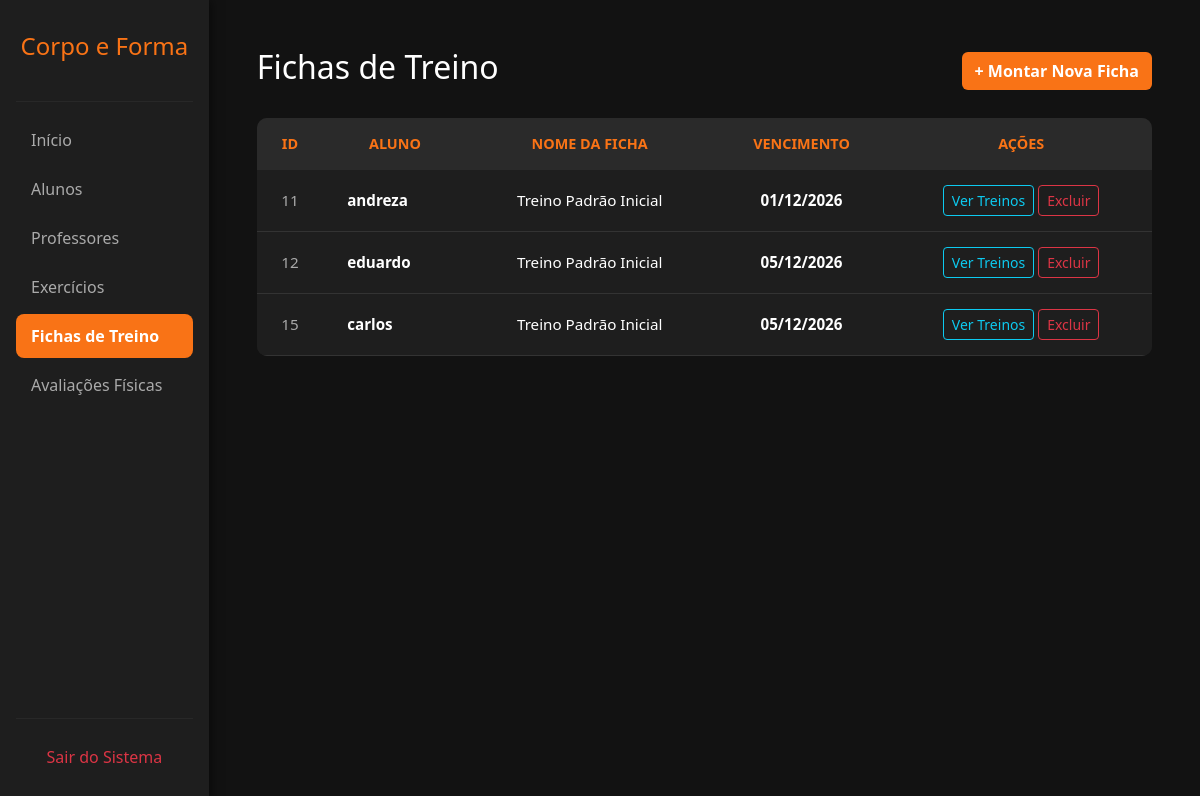
Page /fichas.php (signed in) on the committed database.
### tables this page shows
CREATE TABLE `fichas` (
  `id` int(11) NOT NULL,
  `aluno_id` int(11) NOT NULL,
  `nome_ficha` varchar(100) NOT NULL,
  `data_criacao` date NOT NULL,
  `data_vencimento` date NOT NULL
);

CREATE TABLE `alunos` (
  `id` int(11) NOT NULL,
  `nome` varchar(100) NOT NULL,
  `email` varchar(100) DEFAULT NULL,
  `sexo` enum('M','F') NOT NULL DEFAULT 'M',
  `telefone` varchar(20) DEFAULT NULL,
  `data_nascimento` date DEFAULT NULL,
  `objetivo` varchar(50) DEFAULT NULL,
  `data_cadastro` timestamp NOT NULL DEFAULT current_timestamp(),
  `senha` varchar(255) DEFAULT '123456',
  `treino_atual` varchar(2) DEFAULT 'A'
);

### fichas.php (the view, shortened to what this page needs)
<?php
require 'conexao.php';
$sql = "SELECT fichas.*, alunos.nome AS nome_aluno
        FROM fichas
        INNER JOIN alunos ON fichas.aluno_id = alunos.id
        ORDER BY fichas.data_vencimento ASC";
$stmt = $pdo->query($sql);
$fichas = $stmt->fetchAll(PDO::FETCH_ASSOC);
?>
<!DOCTYPE html>
<html lang="pt-BR">
<head>
    <link href="https://cdn.jsdelivr.net/npm/bootstrap@5.3.2/dist/css/bootstrap.min.css" rel="stylesheet">
</head>
<body>
    <div class="d-flex">
        <div class="sidebar p-3 d-flex flex-column">
            <h4 class="text-center mt-3 mb-4" style="color: #f97316;">Corpo e Forma</h4>
            <hr style="border-color: #444;">
            <ul class="nav flex-column mb-auto">
                <li class="nav-item"><a href="painel.php" class="nav-link">Início</a></li>
                <li class="nav-item"><a href="alunos.php" class="nav-link">Alunos</a></li>
                <li class="nav-item"><a href="professores.php" class="nav-link">Professores</a></li>
                <li class="nav-item"><a href="exercicios.php" class="nav-link">Exercícios</a></li>
                <li class="nav-item"><a href="fichas.php" class="nav-link active">Fichas de Treino</a></li>
                <li class="nav-item"><a href="avaliacoes.php" class="nav-link">Avaliações Físicas</a></li>
            </ul>
            <hr style="border-color: #444;">
            <a href="index.php" class="nav-link text-danger text-center">Sair do Sistema</a>
        </div>
        <div class="content p-5 w-100">
            <div class="d-flex justify-content-between align-items-center mb-4">
                <h2>Fichas de Treino</h2>
                <a href="nova_ficha.php" class="btn" style="background-color: #f97316; color: white; font-weight: bold;">+ Montar Nova Ficha</a>
            </div>
            <div class="table-responsive table-custom">
                <table class="table table-borderless align-middle text-center mb-0">
                    <thead>
                        <tr>
                            <th>ID</th>
                            <th>Aluno</th>
                            <th>Nome da Ficha</th>
                            <th>Vencimento</th>
                            <th>Ações</th>
                        </tr>
                    </thead>
                    <tbody>
                        <?php foreach ($fichas as $ficha):
                            $hoje = date('Y-m-d');
                            $vencimento = $ficha['data_vencimento'];
                            $status_class = ($vencimento < $hoje) ? 'status-vencida' : 'status-ok';
                        ?>
                        <tr>
                            <td style="color: #aaaaaa;"><?php echo $ficha['id']; ?></td>
                            <td class="text-start fw-bold ps-4"><?php echo $ficha['nome_aluno']; ?></td>
                            <td><?php echo $ficha['nome_ficha']; ?></td>
                            <td class="<?php echo $status_class; ?>">
                                <?php echo date('d/m/Y', strtotime($vencimento)); ?>
                            </td>
                            <td>
                                <a href="ver_treino.php?id=<?php echo $ficha['id']; ?>" class="btn btn-sm btn-outline-info">Ver Treinos</a>
                                <a href="excluir_ficha.php?id=<?php echo $ficha['id']; ?>" class="btn btn-sm btn-outline-danger" onclick="return confirm('Tem certeza que deseja excluir esta ficha de treino?');">Excluir</a>
                            </td>
                        </tr>
                        <?php endforeach; ?>
                    </tbody>
                </table>
            </div>
        </div>
    </div>
</body>
</html>

### fichas.php (style rules this page uses)
body { background-color: #121212; color: #ffffff; overflow-x: hidden; }
.sidebar { background-color: #1e1e1e; min-height: 100vh; width: 250px; box-shadow: 2px 0 10px rgba(0,0,0,0.5); }
.nav-link { color: #aaaaaa; padding: 10px 15px; margin-bottom: 5px; border-radius: 8px; transition: 0.3s; }
.nav-link:hover, .nav-link.active { background-color: #f97316; color: #ffffff; font-weight: bold; }
.table-custom { background-color: #1e1e1e; border-radius: 10px; overflow: hidden; }
.table-custom th { color: #f97316; font-weight: 600; text-transform: uppercase; font-size: 0.9em; padding: 15px; background-color: #2a2a2a; border-bottom: none; }
.table-custom td { color: #ffffff; padding: 15px; border-bottom: 1px solid #333; font-size: 0.95em; background-color: #1e1e1e; }
.status-ok { color: #20c997; font-weight: bold; }

### rows in the picture
fichas: id "11", aluno.nome "andreza", nome_ficha "Treino Padrão Inicial", data_vencimento "01/12/2026"
fichas: id "12", aluno.nome "eduardo", nome_ficha "Treino Padrão Inicial", data_vencimento "05/12/2026"
fichas: id "15", aluno.nome "carlos", nome_ficha "Treino Padrão Inicial", data_vencimento "05/12/2026"
